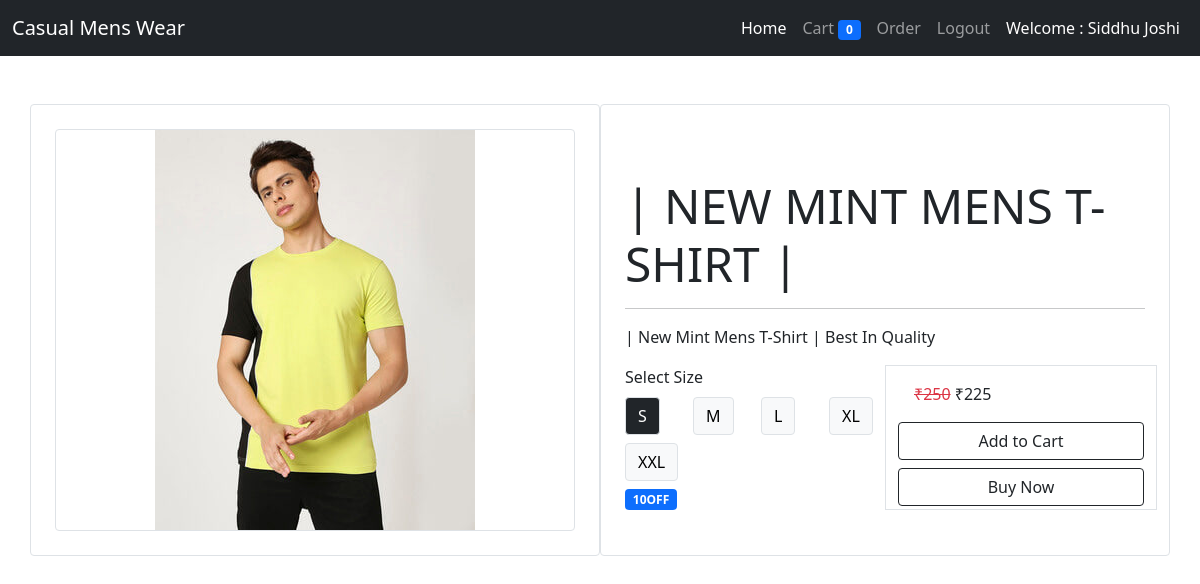
Screenshot of /product/New_Mint_Mens_T-shirt (signed in) with the database file from the repository.
### Store/models/tshirt.py (models this page shows, shortened)
class Tshirt(models.Model):
    name = models.CharField(max_length=50, null=False)
    slug = models.CharField(max_length=200, null=False, unique=True, default="")
    description = models.CharField(max_length=500, null=True)
    discount = models.IntegerField(default=0)
    image = models.ImageField(upload_to = 'upload/images/', null=False)
    occasion = models.ForeignKey(Occasion, on_delete=models.CASCADE)
    Brand = models.ForeignKey(Brand, on_delete=models.CASCADE)
    Sleeve = models.ForeignKey(Sleeve, on_delete=models.CASCADE)
    neck_type = models.ForeignKey(NeckType, on_delete=models.CASCADE)
    ideal_for = models.ForeignKey(IdealFor, on_delete=models.CASCADE)
    Color = models.ForeignKey(Color, on_delete=models.CASCADE)

### Store/models/size.py (models this page shows, shortened)
class SizeVarient(models.Model):
    SIZES = (
        ('S',"SMALL"),
        ('M',"MEDIUM"),
        ('L',"LARGE"),
        ('XL',"EXTRA LARGE"),
        ('XXL',"EXTRA EXTRA LARGE"),
    )
    Price = models.IntegerField(null=False)
    Tshirt = models.ForeignKey(Tshirt, on_delete=models.CASCADE)
    size = models.CharField(choices=SIZES, max_length=5)

### Store/views/product_page.py (the view)
# urls.py: path('product/<str:slug>',show_product),
def show_product(request, slug):
    tshirt = Tshirt.objects.get(slug=slug)
    size = request.GET.get('size')
    if size is None:
        size = tshirt.sizevarient_set.all().order_by('Price').first()
    else:
        size = tshirt.sizevarient_set.get(size = size)
    size_price = size.Price
    sell_price = floor(size_price - (size_price*(tshirt.discount/100)))
    context = {
        'tshirt' : tshirt,
        'price' : size_price,
        'sell_price' : sell_price,
        'active_size' : size
    }
    return render(request,template_name='store/product_info.html',context=context)

### Store/templatetags/tshirt_tags.py (called while the page is built)
@register.filter
def rupee(number):
    return f'₹{number}'

@register.simple_tag
def get_active_size_button_class(active_size, size):
    if active_size == size:
        return "btn-dark"
    else:
        return "btn-light"

### Store/templates/store/product_info.html
{% extends "./base.html" %}
{% load tshirt_tags %}
{% block content %}
    <div class="container">
        <div class="row mt-5">
            <div class="col-md-6 border rounded p-4">
                <div class="productimage border rounded text-center">
                    <img src="{{tshirt.image.url}}" class="img-fluid" alt="">
                </div>
            </div>
            <div class="col-md-6 border rounded p-4">
                <div class="display-5 mt-5">{{tshirt.name|upper}}</div>
                <hr>
                <p>{{tshirt.description| title}}</p>
                <div class="row">
                    <div class="col-md-6">
                        <label for="">Select Size</label>
                        <div class="row">
                            {% for size in tshirt.sizevarient_set.all %}
                                <div class="col mt-2">
                                    <a href="/product/{{tshirt.slug}}?size={{size.size}}" class="btn {% get_active_size_button_class active_size size %} border btn-block">{{size.size}}</a>
                                </div>
                            {% endfor %}
                        </div>
                        <div class="badge bg-primary mt-2">
                            {{tshirt.discount}}OFF
                        </div>
                    </div>
                    <div class="col-md-6 border">
                        <div class="p-3">
                            <span class="text-center text-danger"><del>{{price|rupee}}</del></span>
                            <span>{{sell_price|rupee}}</span>
                        </div>
                        <a href="/addtocart/{{tshirt.slug}}/{{active_size.size}}?return_url={{request.get_full_path}}" class="btn btn-outline-dark w-100">Add to Cart</a>
                        <a href="" class="btn btn-outline-dark w-100 mt-2">Buy Now</a>
                    </div>
                </div>
            </div>
        </div>
    </div>
{% endblock %}

### Store/templates/store/base.html (shortened to what this page needs)
<!doctype html>
<html lang="en">
  <head>
    <link href="https://cdn.jsdelivr.net/npm/bootstrap@5.1.3/dist/css/bootstrap.min.css" rel="stylesheet">
  </head>
  <body>
    <nav class="navbar navbar-expand-lg navbar-dark bg-dark">
        <div class="container-fluid">
          <a class="navbar-brand" href="/">Casual Mens Wear</a>
          <div class="collapse navbar-collapse" id="navbarSupportedContent">
            <ul class="navbar-nav ms-auto mb-2 mb-lg-0">
              <li class="nav-item">
                <a class="nav-link active" aria-current="page" href="/">Home</a>
              </li>
              <li class="nav-item">
                <a class="nav-link" href="/cart">Cart <span class="badge bg-primary">{{request.session.cart|length}}</span></a>
              </li>
              {% if request.user.is_authenticated %}
              <li class="nav-item">
                <a class="nav-link" href="/order">Order</a>
              </li>
              <li class="nav-item">
                <a class="nav-link" href="/logout">Logout</a>
              </li>
              <li class="nav-item">
                <a class="nav-link" href="#" style="color:rgb(255, 254, 254);">Welcome : {{request.user.first_name|capfirst}} {{request.user.last_name|capfirst}}</a>
              </li>
              {% endif %}
            </ul>
          </div>
        </div>
      </nav>
    {% block content %}
    {% endblock %}
  </body>
</html>

### rows the page displays
Tshirt: image (picture), name "| NEW MINT MENS T-SHIRT |", description "| New Mint Mens T-Shirt | Best In Quality", discount "10"
SizeVarient: size "S"
SizeVarient: size "M"
SizeVarient: size "L"
SizeVarient: size "XL"
SizeVarient: size "XXL"

### other values shown
{{ request.session.cart|length }} "0"
{{ request.user.first_name|capfirst }} "Siddhu"
{{ request.user.last_name|capfirst }} "Joshi"
{{ price|rupee }} "₹250"
{{ sell_price|rupee }} "₹225"
